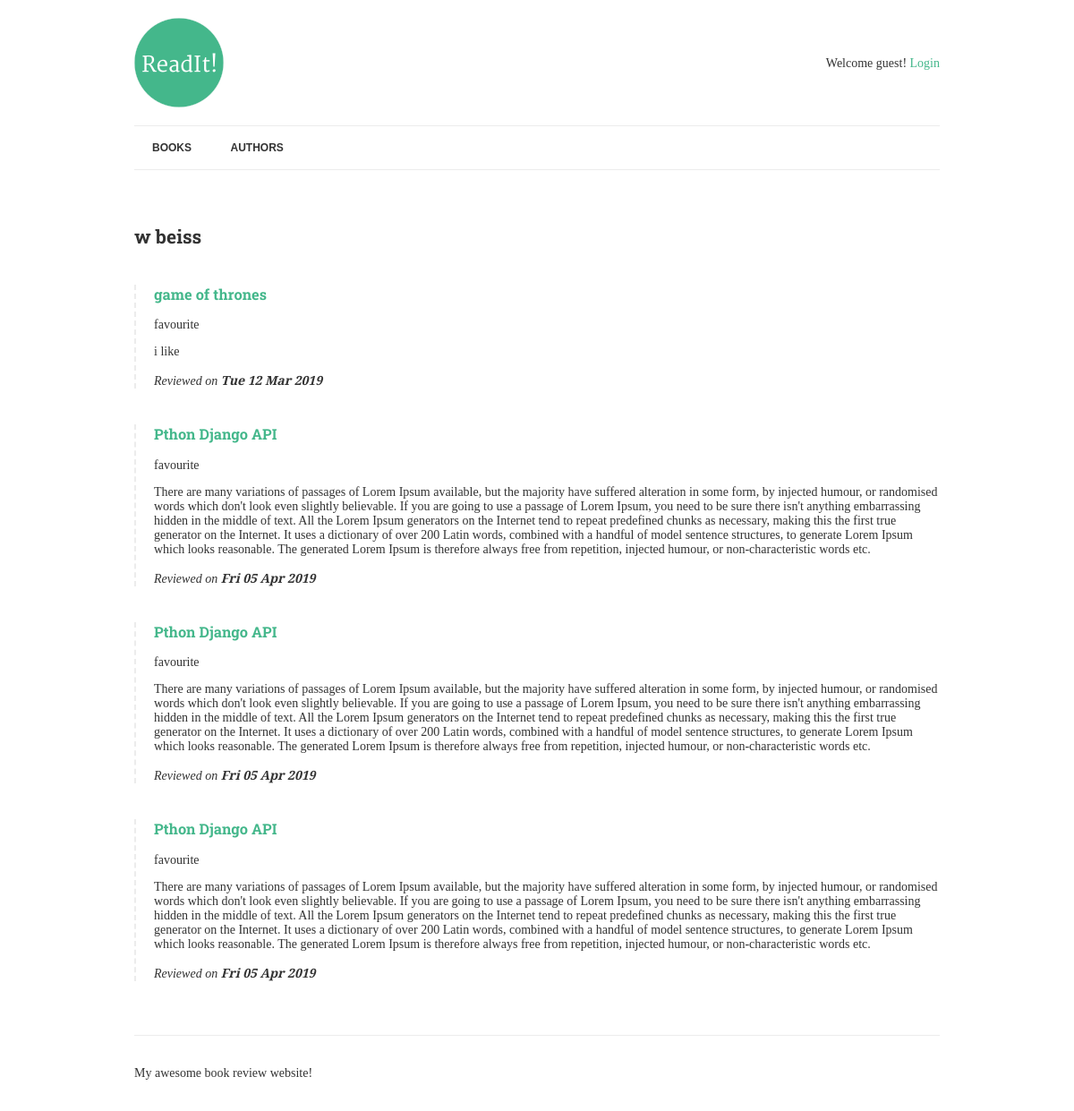
The page /authors/2/ on the database as committed earlier.
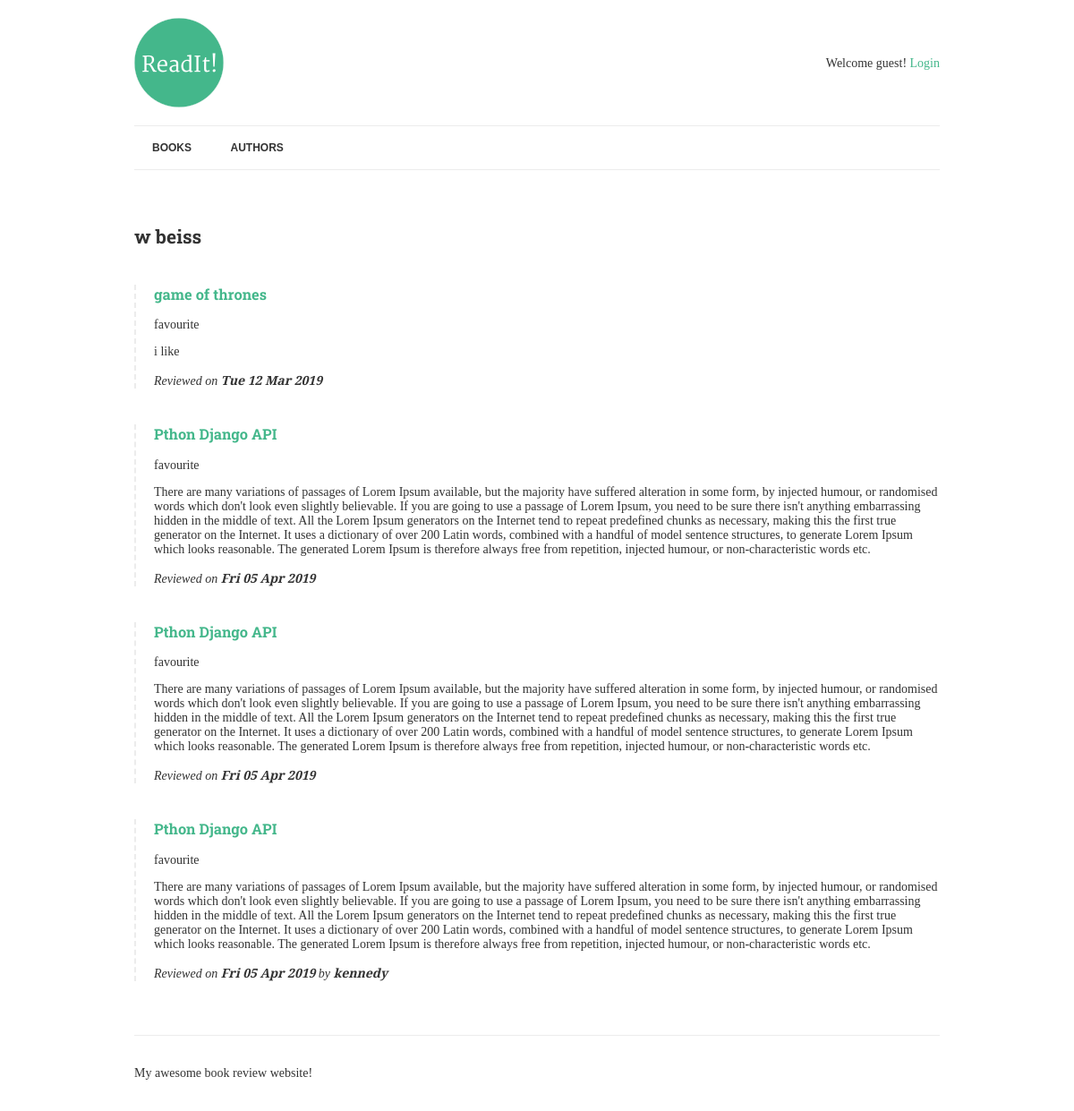
The same page on the database as committed later.
### books/models.py (models this page shows, shortened)
class Author(models.Model):
    name = models.CharField(max_length=70, help_text="Use pen name, not real name", unique=True)

class Book(models.Model):
    title = models.CharField(max_length=150)
    authors = models.ManyToManyField("Author", related_name="books")
    review = models.TextField(blank=True, null=True)
    reviewed_by = models.ForeignKey(User, blank=True, null=True, related_name='reviews', on_delete=models.CASCADE)
    date_reviewed = models.DateTimeField(blank=True, null=True)
    is_favourite = models.BooleanField(default=False, verbose_name="Favourite?")

### books/views.py (the view)
# urls.py: url(r'^authors/(?P<pk>[-\w]+)/$', views.AuthorDetail.as_view(), name="author-detail"),
class AuthorDetail(DetailView):
    model = Author
    template_name = "author.html"

### books/templates/author.html
{% extends "base.html" %}
{% block content %}
	<h2>{{ author.name }}</h2>
	{% for book in author.books.all %}
		{% if book.review %}
			<div class="book">
				<h3><a href="{% url 'book-detail' book.pk %}">{{ book.title }}</a></h3>
				{% if book.is_favourite %}<p class="highlight">favourite</p>{% endif %}
				<p>{{ book.review|linebreaks }}</p>
				<p class="meta">
					Reviewed on <strong>{{ book.date_reviewed|date:"D d M Y" }}</strong>
					{% if book.reviewed_by %}
						by <strong>{{ book.reviewed_by.get_full_name|default:book.reviewed_by.username }}</strong>
					{% endif %}
				</p>
			</div>
		{% endif %}
	{% endfor %}
{% endblock %}

### books/templates/base.html (shortened to what this page needs)
{% load static %}
<!doctype html>
<html>
	<head>
		<link rel="stylesheet" href="{% static 'css/normalize.css' %}">
		<link rel="stylesheet" href="{% static 'css/style.css' %}">
	</head>
	<body>
		<div class="container">
			<header>
				<img src="{% static 'img/logo.png' %}" alt="ReadIt!" class="logo"/>
				<div class="welcome">
					{% if request.user.is_authenticated %}
						<p>Hello {{ request.user.username|title }}, you last logged in at {{ request.user.last_login|date:"D d M Y" }}. <a href="{% url 'logout' %}">Logout</a></p>
					{% else %}
						<p>Welcome guest! <a href="{% url 'login' %}">Login</a></p>
					{% endif %}
				</div>
			</header>
			<nav>
				<a href="{% url 'books' %}">Books</a>
				<a href="{% url 'authors' %}">Authors</a>
			</nav>
			<main>
				{% block content %}{% endblock %}
			</main>
			<footer>
				<p>My awesome book review website!</p>
			</footer>
		</div>
	</body>
</html>

### readit/static/css/style.css (style rules this page uses)
p.meta { font-style: italic; }
.container { width: 900px; max-width: 90%; margin: 0 auto; padding: 0; }
header { border-bottom: 1px solid #ececec; padding: 20px 0; display: table; width: 100%; }
footer { border-top: 1px solid #ececec; padding: 20px 0; margin-top: 60px; }
.logo { padding-right: 20px; display: table-cell; }
.welcome { display: table-cell; vertical-align: middle; text-align: right; line-height: 1.5; }
nav { clear: both; border-bottom: 1px solid #ececec; margin-bottom: 60px; }
nav a { font-size: 12px; font-weight: bold; line-height: 18px; padding: 15px 20px; display: inline-block; text-transform: uppercase; font-family: Arial, serif; color: #333; }
.book { border-left: 2px dashed #ececec; padding-left: 20px; margin: 40px 0; }
body { font-family: 'Merriweather', serif; color: #333; font-size: 14px; }
h1, h2, h3, h4, h5, h6 { font-family: 'Roboto Slab', serif; }
a { color: #44B78B; text-decoration: none; }

Rows that differ between the two databases and show on the page:
changed Book: reviewed_by_id empty → 1 (drawn); reviewed_by.get_full_name (not shown) → "kennedy"
